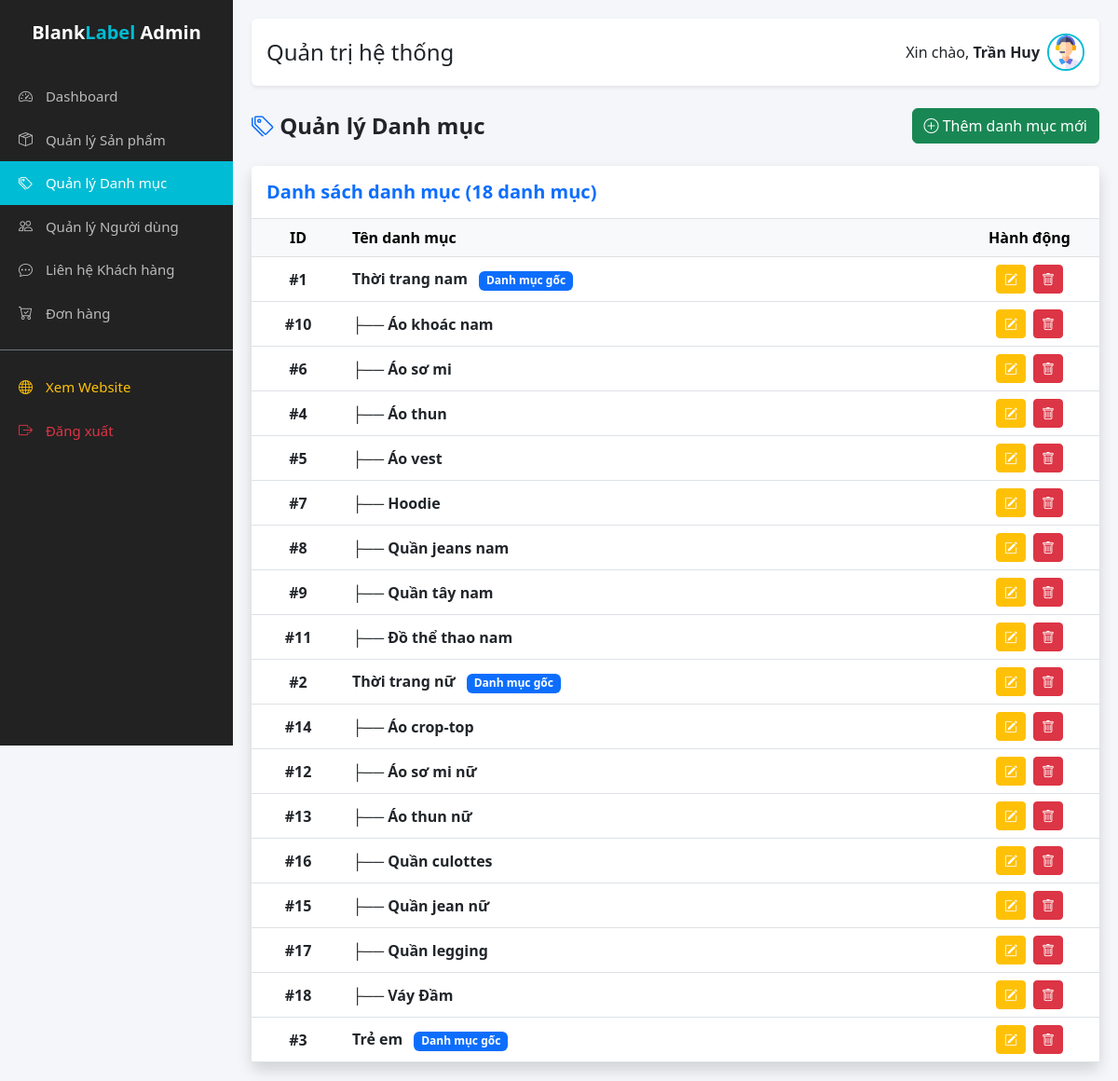
The app's page /admin/admin_categories.php (signed in) with its own data.
### tables this page shows
CREATE TABLE `danh_muc` (
  `id` int(11) NOT NULL,
  `ten_danh_muc` varchar(100) NOT NULL,
  `id_cha` int(11) DEFAULT NULL
);

### admin/admin_categories.php (the view, shortened to what this page needs)
<?php include 'includes/header.php'; ?>
<?php
function showCategories($parent_id = null, $level = 0) {
    global $conn;
    $sql = $parent_id === null
        ? "SELECT * FROM danh_muc WHERE id_cha IS NULL ORDER BY ten_danh_muc"
        : "SELECT * FROM danh_muc WHERE id_cha = $parent_id ORDER BY ten_danh_muc";
    $result = $conn->query($sql);
    if ($result->num_rows === 0) return;
    $indent = str_repeat("├── ", $level);
    while ($cat = $result->fetch_assoc()) {
        $id = $cat['id'];
        $name = htmlspecialchars($cat['ten_danh_muc']);
        $badge = $level == 0 ? '<span class="badge bg-primary ms-2">Danh mục gốc</span>' : '';
        echo "<tr>
                <td class='text-center fw-bold'>#$id</td>
                <td>
                    <strong>$indent$name</strong> $badge
                </td>
                <td class='text-center'>
                    <a href='category_edit.php?id=$id' class='btn btn-sm btn-warning text-white' title='Sửa'>
                        <i class='bi bi-pencil-square'></i>
                    </a>
                    <a href='?delete_id=$id' class='btn btn-sm btn-danger ms-1' title='Xóa'
                    onclick=\"return confirm('Xóa danh mục \\\"$name\\\"?\\nCẩn thận: hành động này không thể hoàn tác!');\">
                        <i class='bi bi-trash'></i>
                    </a>
                </td>
            </tr>";
        showCategories($id, $level + 1);
    }
}
?>
<div class="d-flex justify-content-between align-items-center mb-4">
    <h2 class="h4 fw-bold text-dark mb-0">
        <i class="bi bi-tags text-primary"></i> Quản lý Danh mục
    </h2>
    <a href="category_add.php" class="btn btn-success">
        <i class="bi bi-plus-circle"></i> Thêm danh mục mới
    </a>
</div>
<div class="card shadow border-0">
    <div class="card-header bg-white border-bottom py-3">
        <h5 class="mb-0 text-primary fw-bold">Danh sách danh mục (<?= $conn->query("SELECT COUNT(*) FROM danh_muc")->fetch_row()[0]; ?> danh mục)</h5>
    </div>
    <div class="card-body p-0">
        <div class="table-responsive">
            <table class="table table-hover align-middle mb-0">
                <thead class="table-light">
                    <tr>
                        <th width="100" class="text-center">ID</th>
                        <th>Tên danh mục</th>
                        <th width="150" class="text-center">Hành động</th>
                    </tr>
                </thead>
                <tbody>
                    <?php showCategories(); ?>
                </tbody>
            </table>
        </div>
    </div>
</div>
<?php include 'includes/footer.php'; ?>

### admin/includes/header.php (style rules this page uses)
:root { --primary-color: #00bcd4; --dark-bg: #222; }
body { background-color: #f4f6f9; }

### records on screen
danh_muc: id "1", ten_danh_muc "Thời trang nam", shows "Danh mục gốc"
danh_muc: id "10", indent "├──", ten_danh_muc "Áo khoác nam"
danh_muc: id "6", indent "├──", ten_danh_muc "Áo sơ mi"
danh_muc: id "4", indent "├──", ten_danh_muc "Áo thun"
danh_muc: id "5", indent "├──", ten_danh_muc "Áo vest"
danh_muc: id "7", indent "├──", ten_danh_muc "Hoodie"
danh_muc: id "8", indent "├──", ten_danh_muc "Quần jeans nam"
danh_muc: id "9", indent "├──", ten_danh_muc "Quần tây nam"
danh_muc: id "11", indent "├──", ten_danh_muc "Đồ thể thao nam"
danh_muc: id "2", ten_danh_muc "Thời trang nữ", shows "Danh mục gốc"
danh_muc: id "14", indent "├──", ten_danh_muc "Áo crop-top"
danh_muc: id "12", indent "├──", ten_danh_muc "Áo sơ mi nữ"
danh_muc: id "13", indent "├──", ten_danh_muc "Áo thun nữ"
danh_muc: id "16", indent "├──", ten_danh_muc "Quần culottes"
danh_muc: id "15", indent "├──", ten_danh_muc "Quần jean nữ"
danh_muc: id "17", indent "├──", ten_danh_muc "Quần legging"
danh_muc: id "18", indent "├──", ten_danh_muc "Váy Đầm"
danh_muc: id "3", ten_danh_muc "Trẻ em", shows "Danh mục gốc"

### other values on screen
$_SESSION['admin_name'] "Trần Huy"
$conn->query("SELECT COUNT(*) FROM danh_muc")->fetch_row()[0] "18"
